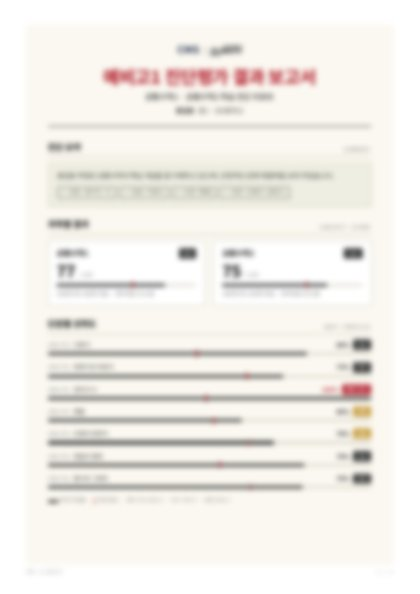
#> input picture 반편성고사/도구/assets/gift_report.jpg, 420 x 594 px
$ python -i omr_read.py   (imports and definitions only)
#> lines starting #> are read from the running program, lines starting #| are printed output that depends on the picture; after the words box and inside, x2 and y2 are one past the last pixel; in counts of white or black regions, pixels touching at a corner belong together
# -*- coding: utf-8 -*-
"""답안지 스캔 판독: 객관식 1~14번에 학생이 표시한 번호를 읽는다.
- 스캔(PDF 여러 쪽 또는 JPG/PNG)마다 표 테두리를 찾아 기울기를 바로잡고, ①~⑤ 칸의 잉크 양을 비교
- 표시가 없거나 두 개 이상이면 '확인 필요'로 표시하고, 확인용 그림(이름 칸 + 해당 줄)을 만든다
사용: python omr_read.py <출력폴더> <스캔파일...>
결과: <출력폴더>/판독결과.json, 확인_XX.png (쪽마다 이름 칸과 판독 결과)
"""
import sys, os, json, subprocess, tempfile, glob
import numpy as np
import cv2

LONG = 2339                    # 긴 변을 A4 200dpi(2339px)로 맞춤
W = 1654                       # 처리 기준 폭(A4 200dpi)
N_MC = 14

# [11 lines left out: function load_pages, not called in this run]

def ink(gray):
    """어두운 부분 = 1 (조명 차이를 줄이려고 배경을 나눠 정규화)"""
    bg = cv2.medianBlur(gray, 51)
    norm = cv2.divide(gray, bg, scale=255)
    _, b = cv2.threshold(norm, 0, 255, cv2.THRESH_BINARY_INV | cv2.THRESH_OTSU)
    return b

def lines(b, horiz, length):
    k = cv2.getStructuringElement(cv2.MORPH_RECT, (length, 1) if horiz else (1, length))
    return cv2.morphologyEx(b, cv2.MORPH_OPEN, k)

def deskew(gray):
    """가로 투영의 날카로움이 가장 큰 각도로 회전(표 가로선이 수평이 되도록)"""
    b = ink(gray)
    small = cv2.resize(b, (b.shape[1] // 2, b.shape[0] // 2), interpolation=cv2.INTER_AREA)
    hgt, wid = small.shape
    def score(ang):
        M = cv2.getRotationMatrix2D((wid / 2, hgt / 2), ang, 1.0)
        r = cv2.warpAffine(small, M, (wid, hgt), flags=cv2.INTER_NEAREST, borderValue=0)
        prof = r.sum(1).astype(float)
        return float((prof ** 2).sum())
    best = max(np.arange(-6, 6.01, 0.25), key=score)
    best = max(np.arange(best - 0.25, best + 0.251, 0.05), key=score)
    M = cv2.getRotationMatrix2D((gray.shape[1] / 2, gray.shape[0] / 2), float(best), 1.0)
    return cv2.warpAffine(gray, M, (gray.shape[1], gray.shape[0]), flags=cv2.INTER_CUBIC, borderValue=255)

def tables(gray):
    """표 테두리 → [(x, y, w, h, 가로선 y목록, 세로선 x목록)]
    인쇄가 흐린 스캔도 잡도록 선 찾기에는 더 민감한 이진화를 쓰고, 끊긴 선은 이어 붙인다"""
    bg = cv2.medianBlur(gray, 51)
    norm = cv2.divide(gray, bg, scale=255)
    lb = (norm < 228).astype(np.uint8) * 255
    hl = cv2.morphologyEx(lines(lb, True, 40), cv2.MORPH_CLOSE, cv2.getStructuringElement(cv2.MORPH_RECT, (41, 1)))
    vl = cv2.morphologyEx(lines(lb, False, 30), cv2.MORPH_CLOSE, cv2.getStructuringElement(cv2.MORPH_RECT, (1, 31)))
    hl = lines(hl, True, 90)
    vl = lines(vl, False, 50)
    grid = cv2.dilate(hl | vl, np.ones((5, 5), np.uint8))
    n, lab, st, _ = cv2.connectedComponentsWithStats(grid)
    def runs(prof, minlen):
        idx = np.nonzero(prof > minlen)[0]
        if not len(idx):
            return []
        groups, cur = [], [idx[0]]
        for v in idx[1:]:
            if v - cur[-1] <= 3:
                cur.append(v)
            else:
                groups.append(cur); cur = [v]
        groups.append(cur)
        return [int(np.mean(g)) for g in groups]
    out = []                       # 띠: (x0, x1, 가로선 y목록) — 이웃한 세로선 사이의 한 열
    for i in range(1, n):
        x, y, w, h, a = st[i]
        if w < 120 or h < 40:
            continue
        vx = [x + v for v in runs(vl[y:y + h, x:x + w].sum(0) / 255, 25)]
        for x0, x1 in zip(vx, vx[1:]):
            if x1 - x0 < 30:       # 표와 표 사이 틈
                continue
            strip = hl[y:y + h, x0 + 4:x1 - 4]
            ys = [y + v for v in runs(strip.sum(1) / 255, (x1 - x0 - 8) * 0.6)]
            if len(ys) >= 2:
                out.append((x0, x1, ys))
    return out

def orient(gray):
    """가로·세로로 스캔해도 되도록 0·90·180·270도를 돌려 보고, 머리 칸(이름 등)이 객관식 표 위에 오는 방향을 고름"""
    for k in (0, 1, 3, 2):
        g = np.ascontiguousarray(np.rot90(gray, k)) if k else gray
        s = LONG / max(g.shape)
        g = cv2.resize(g, (int(g.shape[1] * s), int(g.shape[0] * s)), interpolation=cv2.INTER_AREA)
        g = deskew(g)
        T = tables(g)
        mc = sorted([s for s in T if len(s[2]) == 8 and s[1] - s[0] >= 150], key=lambda s: s[0])
        head = [s for s in T if len(s[2]) == 2]
        if len(mc) == 2 and head and min(h[2][0] for h in head) < min(m[2][0] for m in mc):
            return g, T, mc
    return None, None, None

def read_page(gray):
    g, T, mc = orient(gray)
    if g is None:
        s = W / gray.shape[1]
        return {"error": "객관식 표를 찾지 못함(스캔이 흐리거나 잘림)"}, cv2.resize(gray, (W, int(gray.shape[0] * s)))
    gray = g
    b = ink(gray)
    cells = []
    for (x0, x1, ys) in mc:
        for r in range(7):
            cells.append((x0, ys[r], x1, ys[r + 1]))
    # 칸 크기를 맞춰 겹친 뒤, 행마다 다른 위치에 있는 표시는 중앙값으로 지워져 인쇄된 ①~⑤만 남음
    CW, CH = 420, 48
    crops = []
    for (x0, y0, x1, y1) in cells:
        m = 6
        c = b[y0 + m:y1 - m, x0 + m:x1 - m]
        crops.append(cv2.resize(c, (CW, CH), interpolation=cv2.INTER_AREA).astype(float) / 255)
    stack = np.array(crops)
    tmpl = np.median(stack, axis=0)
    prof = tmpl.sum(0)
    on = prof > max(0.6, prof.max() * 0.08)
    segs, i = [], 0
    while i < CW:
        if on[i]:
            j = i
            while j < CW and on[j]:
                j += 1
            segs.append([i, j]); i = j
        else:
            i += 1
    # 가까운 조각을 합쳐 5개 글자로
    while len(segs) > 5:
        gaps = [segs[k + 1][0] - segs[k][1] for k in range(len(segs) - 1)]
        k = int(np.argmin(gaps)); segs[k] = [segs[k][0], segs[k + 1][1]]; del segs[k + 1]
    if len(segs) != 5:
        lo, hi = (np.nonzero(on)[0][[0, -1]] if on.any() else (40, CW - 40))
        step = (hi - lo) / 5
        segs = [[int(lo + k * step), int(lo + (k + 1) * step)] for k in range(5)]
    centers = [(s[0] + s[1]) / 2 for s in segs]
    half = min(np.diff(centers)) / 2 if len(centers) > 1 else 20
    answers, conf, flags = [], [], []
    for q, c in enumerate(stack):
        extra = []
        for cx in centers:
            a, z = int(max(0, cx - half)), int(min(CW, cx + half))
            extra.append(float(np.clip(c[:, a:z] - tmpl[:, a:z], 0, None).sum()))
        glyph = float(tmpl[:, int(centers[0] - half):int(centers[0] + half)].sum()) or 1.0
        e = np.array(extra) / glyph                 # 인쇄된 글자 하나의 잉크 양 기준
        order = np.argsort(e)[::-1]
        med = float(np.median(e))
        d1, d2 = float(e[order[0]] - med), float(e[order[1]] - med)   # 가장 진한 칸·둘째 칸이 나머지보다 얼마나 진한가
        conf.append(round(d1 - d2, 2))
        if d1 < 0.25:
            answers.append(None); flags.append("표시 없음")
        elif d2 > 0.3:
            answers.append(None); flags.append("두 개 이상 표시(%d·%d번)" % (order[0] + 1, order[1] + 1))
        else:
            answers.append(int(order[0]) + 1)
            flags.append("흐림·확인" if d1 < 0.35 or d2 > 0.2 else "")
    # 이름 칸(머리 표 중 가장 오른쪽 표의 둘째 칸)
    head = sorted([s for s in T if len(s[2]) == 2 and s[2][1] <= mc[0][2][0]], key=lambda s: s[0])
    boxes = [(s[0], s[2][0], s[1], s[2][1]) for s in head]
    # 단답형 15~20번 칸: 3행짜리 넓은 띠 2개(왼쪽 15~17, 오른쪽 18~20)
    sa = sorted([s for s in T if len(s[2]) == 4 and s[1] - s[0] >= 150], key=lambda s: (s[0]))[:2]
    sa_cells = [(x0, ys[r], x1, ys[r + 1]) for (x0, x1, ys) in sa for r in range(3)]
    return {"answers": answers, "conf": conf, "flags": flags, "cells": cells, "sa_cells": sa_cells,
            "name_box": boxes[-1] if boxes else None, "head": boxes}, gray

# [39 lines left out: functions review_image, main, not called in this run]

# [2 lines not run here, left out]

>>> import cv2
>>> picture = cv2.imread('assets/gift_report.jpg', cv2.IMREAD_GRAYSCALE)
#> picture: shape (594, 420); min 86, max 255, mean 239.2
>>> result = read_page(picture)
#> the loop in orient, `for k in (0, 1, 3, 2):` made 4 passes
#> (best in deskew, n in tables) on passes 1, 4: (-0.05, 24), (-0.05, 24)
#> (best in deskew, n in tables) on passes 2 to 3: (0.15, 23), (0.15, 23)
#> pass 1, in ink, `bg = cv2.medianBlur(gray, 51)`:
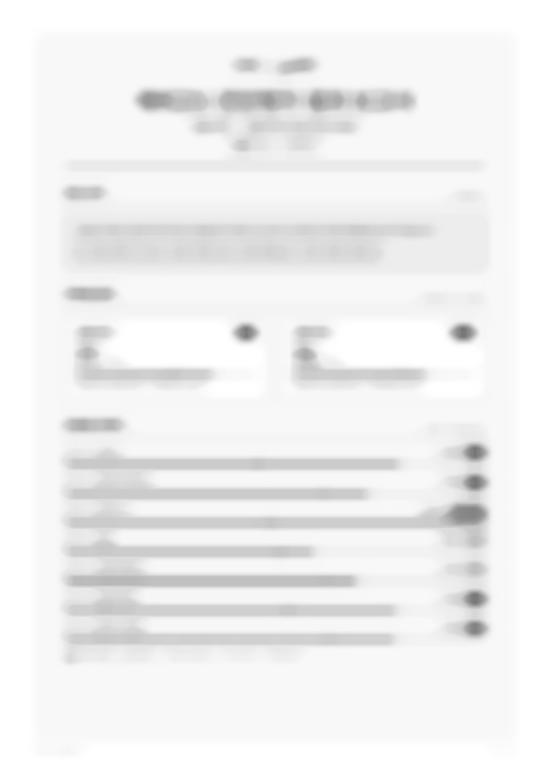
#> bg: shape (2339, 1653) (shown at 1/3 size); min 117, max 255, mean 240.9
#> pass 1, in ink, `norm = cv2.divide(gray, bg, scale=255)`:
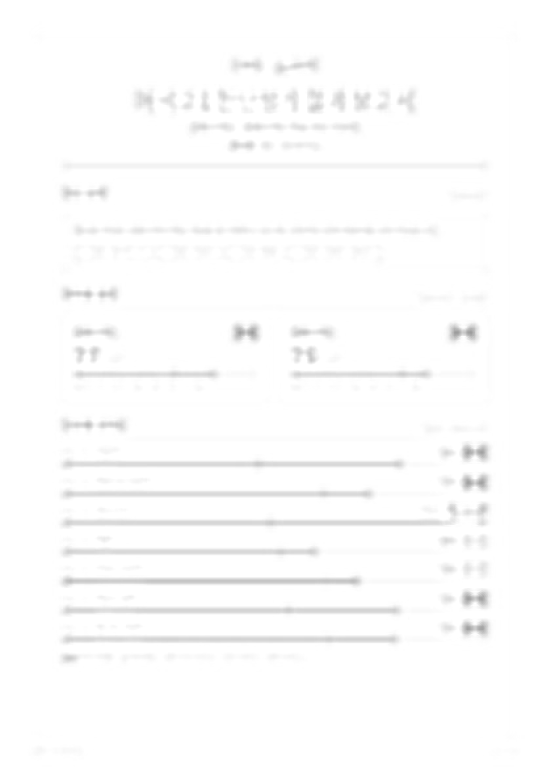
#> norm: shape (2339, 1653) (shown at 1/3 size); min 150, max 255, mean 252.2
#> pass 1, in ink, `_, b = cv2.threshold(norm, 0, 255, cv2.THRESH_BINARY_INV | cv2.THRESH_..`:
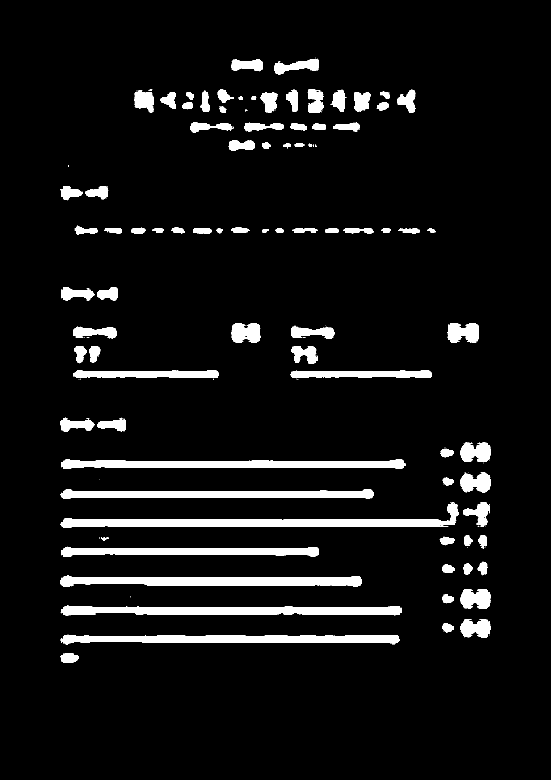
#> b: shape (2339, 1653) (shown at 1/3 size); 6.5% white; 419 white regions (324 under 20 px), largest, box (x1, y1, x2, y2) and area: (185, 1508, 1377, 1583) 24517, (185, 1906, 1200, 1933) 21022, (185, 1816, 1204, 1847) 20246
#> after the loop in orient, `for k in (0, 1, 3, 2):`:
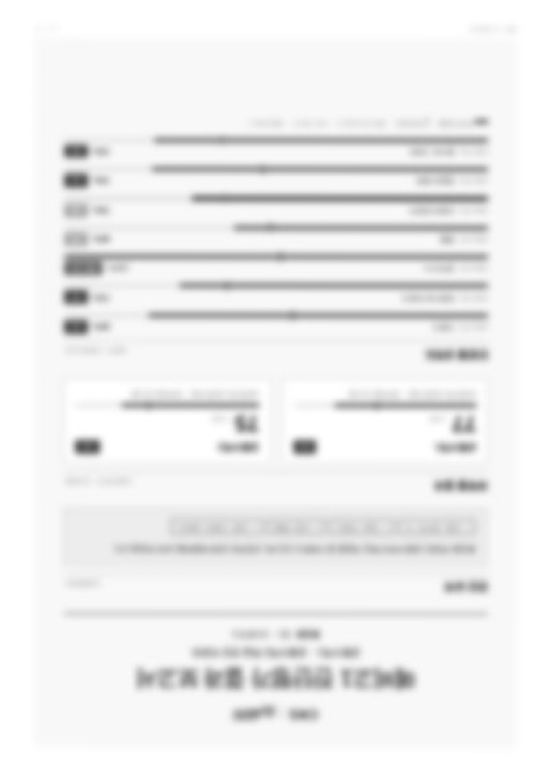
#> g: shape (2339, 1653) (shown at 1/3 size); min 85, max 255, mean 239.1
